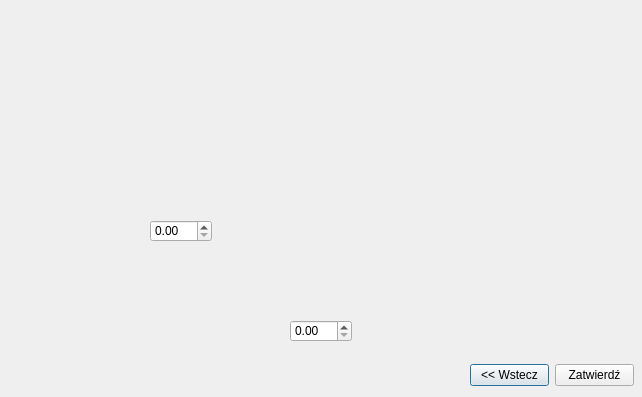
<?xml version="1.0" encoding="UTF-8"?>
<ui version="4.0">
 <class>HipRafter</class>
 <widget class="QDialog" name="HipRafter">
  <property name="geometry">
   <rect>
    <x>0</x>
    <y>0</y>
    <width>642</width>
    <height>397</height>
   </rect>
  </property>
  <property name="windowTitle">
   <string>Hip Rafter</string>
  </property>
  <widget class="QLabel" name="label">
   <property name="geometry">
    <rect>
     <x>90</x>
     <y>30</y>
     <width>451</width>
     <height>341</height>
    </rect>
   </property>
   <property name="text">
    <string/>
   </property>
   <property name="pixmap">
    <pixmap resource="../resources.qrc">:/res/RafterDimensions.PNG</pixmap>
   </property>
   <property name="scaledContents">
    <bool>true</bool>
   </property>
  </widget>
  <widget class="QDoubleSpinBox" name="spinHieght">
   <property name="geometry">
    <rect>
     <x>150</x>
     <y>220</y>
     <width>62</width>
     <height>22</height>
    </rect>
   </property>
  </widget>
  <widget class="QDoubleSpinBox" name="spinWidth">
   <property name="geometry">
    <rect>
     <x>290</x>
     <y>320</y>
     <width>62</width>
     <height>22</height>
    </rect>
   </property>
  </widget>
  <widget class="QLabel" name="background">
   <property name="geometry">
    <rect>
     <x>-20</x>
     <y>-10</y>
     <width>731</width>
     <height>461</height>
    </rect>
   </property>
   <property name="text">
    <string/>
   </property>
   <property name="pixmap">
    <pixmap resource="../resources.qrc">:/res/background.PNG</pixmap>
   </property>
   <property name="scaledContents">
    <bool>true</bool>
   </property>
  </widget>
  <widget class="QWidget" name="gridLayoutWidget">
   <property name="geometry">
    <rect>
     <x>470</x>
     <y>360</y>
     <width>164</width>
     <height>31</height>
    </rect>
   </property>
   <layout class="QGridLayout" name="gridLayout">
    <item row="0" column="0">
     <widget class="QPushButton" name="buttonBack">
      <property name="text">
       <string>&lt;&lt; Wstecz</string>
      </property>
     </widget>
    </item>
    <item row="0" column="2">
     <widget class="QPushButton" name="buttonApproveHip">
      <property name="text">
       <string>Zatwierdź</string>
      </property>
     </widget>
    </item>
    <item row="0" column="1">
     <spacer name="horizontalSpacer">
      <property name="orientation">
       <enum>Qt::Horizontal</enum>
      </property>
      <property name="sizeHint" stdset="0">
       <size>
        <width>40</width>
        <height>20</height>
       </size>
      </property>
     </spacer>
    </item>
   </layout>
  </widget>
  <zorder>background</zorder>
  <zorder>label</zorder>
  <zorder>spinHieght</zorder>
  <zorder>spinWidth</zorder>
  <zorder>gridLayoutWidget</zorder>
 </widget>
 <resources>
  <include location="../resources.qrc"/>
 </resources>
 <connections/>
</ui>
